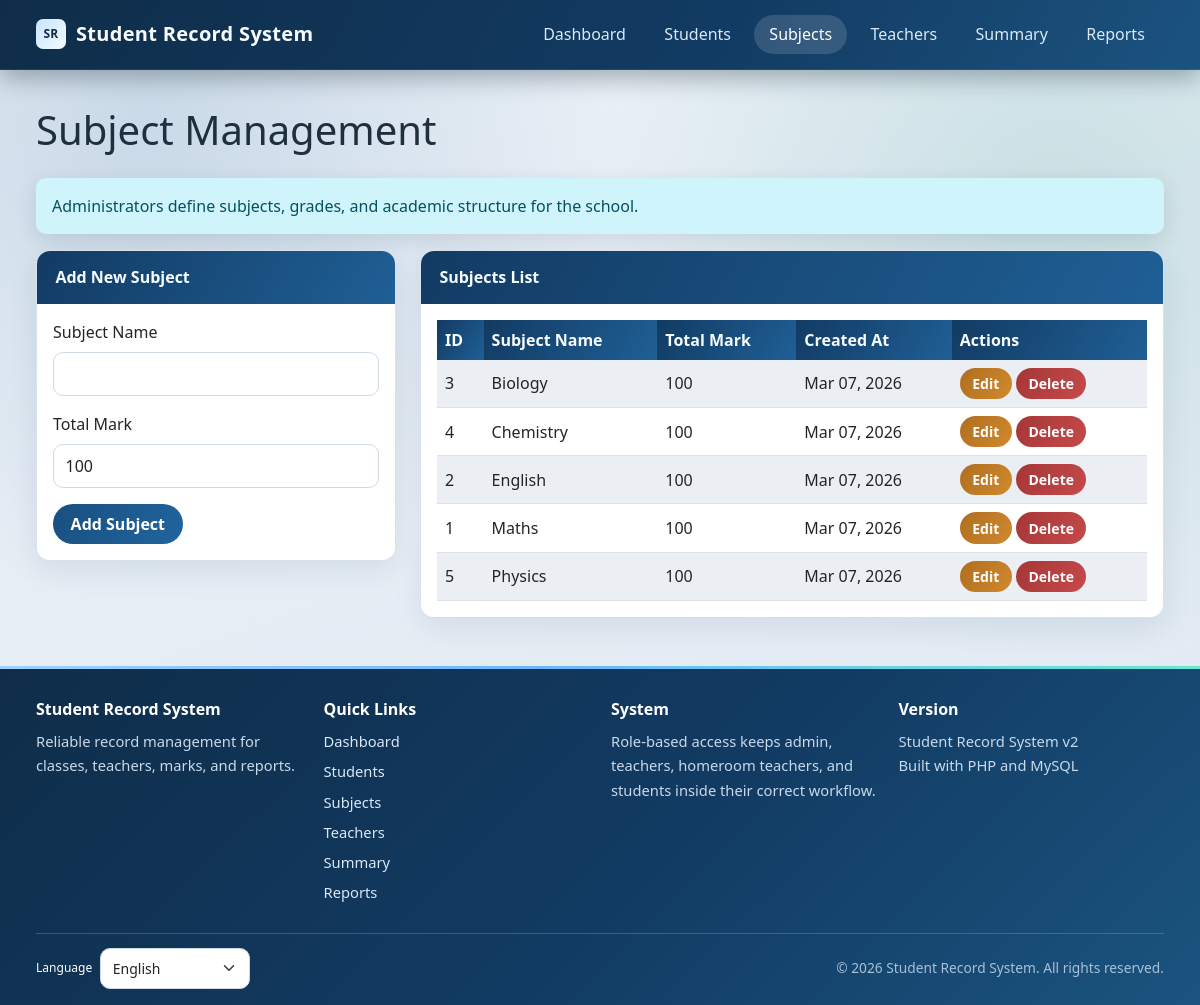
Page /pages/subjects.php (signed in) on the committed database.
### tables this page shows
CREATE TABLE IF NOT EXISTS subjects (
    subject_id INT AUTO_INCREMENT PRIMARY KEY,
    subject_name VARCHAR(100) NOT NULL,
    total_mark INT NOT NULL DEFAULT 100,
    created_at TIMESTAMP DEFAULT CURRENT_TIMESTAMP
);

### auth/auth_helper.php (called while the page is built, shortened)
<?php
require_once __DIR__ . '/../config/localization.php';
function hasRole($role) {
    return isset($_SESSION['role']) && $_SESSION['role'] === $role;
}
function isAdmin() {
    return hasRole('admin');
}
function isTeacher() {
    return hasRole('teacher');
}
function isStudent() {
    return hasRole('student');
}
function canViewStudentDirectory() {
    return isAdmin() || isTeacher();
}
function canAccessStudentRecords() {
    return canViewStudentDirectory();
}
function canManageSubjects() {
    return isAdmin();
}
function canViewOwnAcademicRecords() {
    return isStudent();
}
function canGenerateSchoolReports() {
    return isAdmin();
}
function canCompileFinalResults() {
    return isAdmin() || isHomeroomTeacher();
}
function canGenerateStudentReports() {
    return canGenerateSchoolReports() || isHomeroomTeacher();
}
function canViewStudentReports() {
    return canGenerateStudentReports() || canViewOwnAcademicRecords();
}
function canAccessSummary() {
    return canCompileFinalResults();
}
function getCsrfToken() {
    return $_SESSION['csrf_token'];
}
?>

### pages/subjects.php (the view, shortened to what this page needs)
<?php
require_once '../auth/auth_helper.php';
$db = new Database();
$conn = $db->getConnection();
$is_admin = canManageSubjects();
$is_teacher = hasRole('teacher');
$session_teacher_id = $is_teacher ? (int)($_SESSION['teacher_id'] ?? 0) : 0;
$edit_subject = null;
if ($is_admin) {
    $subjects = $conn->query('SELECT * FROM subjects ORDER BY subject_name');
} else {
    $subjects = $conn->query("SELECT s.*
                              FROM subjects s
                              INNER JOIN teacher_subjects ts ON ts.subject_id = s.subject_id
                              WHERE ts.teacher_id = $session_teacher_id
                              ORDER BY s.subject_name");
}
$page_title = $is_admin ? 'Subject Management' : (isHomeroomTeacher() ? 'Homeroom Subject Assignments' : 'My Subject Assignments');
$info_message = $is_admin
    ? 'Administrators define subjects, grades, and academic structure for the school.'
    : 'You can review only the subjects assigned to your teacher account. Only admin can add, update, or delete subject definitions.';
$csrf_token = urlencode(getCsrfToken());
?>
<!DOCTYPE html>
<html lang="<?php echo htmlspecialchars(currentLanguageTag(), ENT_QUOTES, 'UTF-8'); ?>">
<head>
    <link href="https://cdn.jsdelivr.net/npm/bootstrap@5.3.0/dist/css/bootstrap.min.css" rel="stylesheet">
    <link href="../assets/style.css" rel="stylesheet">
</head>
<body>
    <nav class="navbar navbar-expand-lg navbar-dark bg-dark">
        <div class="container">
            <a class="navbar-brand" href="../index.php"><?php echo htmlspecialchars(t('Student Record System'), ENT_QUOTES, 'UTF-8'); ?></a>
            <div class="collapse navbar-collapse" id="navbarNav">
                <ul class="navbar-nav ms-auto">
                    <li class="nav-item">
                        <a class="nav-link" href="../index.php"><?php echo htmlspecialchars(t('Dashboard'), ENT_QUOTES, 'UTF-8'); ?></a>
                    </li>
                    <?php if (canAccessStudentRecords()): ?>
                    <li class="nav-item">
                        <a class="nav-link" href="students.php"><?php echo htmlspecialchars(t('Students'), ENT_QUOTES, 'UTF-8'); ?></a>
                    </li>
                    <?php endif; ?>
                    <li class="nav-item">
                        <a class="nav-link active" href="subjects.php"><?php echo htmlspecialchars(t('Subjects'), ENT_QUOTES, 'UTF-8'); ?></a>
                    </li>
                    <?php if (hasRole('admin')): ?>
                    <li class="nav-item">
                        <a class="nav-link" href="teachers.php"><?php echo htmlspecialchars(t('Teachers'), ENT_QUOTES, 'UTF-8'); ?></a>
                    </li>
                    <?php endif; ?>
                    <?php if (canAccessSummary()): ?>
                    <li class="nav-item">
                        <a class="nav-link" href="summary.php"><?php echo htmlspecialchars(t('Summary'), ENT_QUOTES, 'UTF-8'); ?></a>
                    </li>
                    <?php endif; ?>
                    <?php if (canViewStudentReports()): ?>
                    <li class="nav-item">
                        <a class="nav-link" href="report.php"><?php echo htmlspecialchars(t('Reports'), ENT_QUOTES, 'UTF-8'); ?></a>
                    </li>
                    <?php endif; ?>
                </ul>
            </div>
        </div>
    </nav>
    <div class="container mt-4">
        <div class="row">
            <div class="col-12">
                <h1 class="mb-4"><?php echo htmlspecialchars($page_title, ENT_QUOTES, 'UTF-8'); ?></h1>
            </div>
        </div>
        <?php if ($info_message): ?>
            <div class="alert alert-info" role="alert">
                <?php echo htmlspecialchars($info_message, ENT_QUOTES, 'UTF-8'); ?>
            </div>
        <?php endif; ?>
        <div class="row">
            <?php if ($is_admin): ?>
            <div class="col-md-4">
                <div class="card">
                    <div class="card-header">
                        <?php echo $edit_subject ? 'Edit Subject' : 'Add New Subject'; ?>
                    </div>
                    <div class="card-body">
                        <form method="POST">
                            <div class="mb-3">
                                <label for="subject_name" class="form-label">Subject Name</label>
                                <input type="text" class="form-control" id="subject_name" name="subject_name"
                                       value="<?php echo $edit_subject ? htmlspecialchars($edit_subject['subject_name'], ENT_QUOTES, 'UTF-8') : ''; ?>" required>
                            </div>
                            <div class="mb-3">
                                <label for="total_mark" class="form-label">Total Mark</label>
                                <input type="number" class="form-control" id="total_mark" name="total_mark"
                                       value="<?php echo $edit_subject ? (int)$edit_subject['total_mark'] : 100; ?>"
                                       min="1" max="100" required>
                            </div>
                            <button type="submit" class="btn btn-primary" name="<?php echo $edit_subject ? 'edit_subject' : 'add_subject'; ?>">
                                <?php echo $edit_subject ? 'Update Subject' : 'Add Subject'; ?>
                            </button>
                        </form>
                    </div>
                </div>
            </div>
            <?php endif; ?>
            <div class="<?php echo $is_admin ? 'col-md-8' : 'col-12'; ?>">
                <div class="card">
                    <div class="card-header">
                        <?php echo $is_admin ? 'Subjects List' : 'Assigned Subjects'; ?>
                    </div>
                    <div class="card-body">
                        <div class="table-responsive">
                            <table class="table table-striped">
                                <thead>
                                    <tr>
                                        <th>ID</th>
                                        <th>Subject Name</th>
                                        <th>Total Mark</th>
                                        <th>Created At</th>
                                        <?php if ($is_admin): ?>
                                        <th>Actions</th>
                                        <?php endif; ?>
                                    </tr>
                                </thead>
                                <tbody>
                                    <?php if ($subjects && $subjects->num_rows > 0): ?>
                                        <?php while ($subject = $subjects->fetch_assoc()): ?>
                                            <tr>
                                                <td><?php echo (int)$subject['subject_id']; ?></td>
                                                <td><?php echo htmlspecialchars($subject['subject_name'], ENT_QUOTES, 'UTF-8'); ?></td>
                                                <td><?php echo (int)$subject['total_mark']; ?></td>
                                                <td><?php echo date('M d, Y', strtotime($subject['created_at'])); ?></td>
                                                <?php if ($is_admin): ?>
                                                <td>
                                                    <a href="subjects.php?edit=<?php echo (int)$subject['subject_id']; ?>"
                                                       class="btn btn-sm btn-warning">Edit</a>
                                                    <a href="subjects.php?delete=<?php echo (int)$subject['subject_id']; ?>&csrf_token=<?php echo $csrf_token; ?>"
                                                       class="btn btn-sm btn-danger"
                                                       onclick="return confirm('Are you sure you want to delete this subject? This will also delete all related marks.')">Delete</a>
                                                </td>
                                                <?php endif; ?>
                                            </tr>
                                        <?php endwhile; ?>
                                    <?php endif; ?>
                                </tbody>
                            </table>
                        </div>
                    </div>
                </div>
            </div>
        </div>
    </div>
    <?php
    include __DIR__ . '/../includes/footer.php';
    ?>
</body>
</html>

### rows in the picture
subjects: subject_id "3", subject_name "Biology", total_mark "100", created_at "Mar 07, 2026"
subjects: subject_id "4", subject_name "Chemistry", total_mark "100", created_at "Mar 07, 2026"
subjects: subject_id "2", subject_name "English", total_mark "100", created_at "Mar 07, 2026"
subjects: subject_id "1", subject_name "Maths", total_mark "100", created_at "Mar 07, 2026"
subjects: subject_id "5", subject_name "Physics", total_mark "100", created_at "Mar 07, 2026"

### other values in the picture
t('Student Record System') "Student Record System"
t('Dashboard') "Dashboard"
t('Students') "Students"
t('Subjects') "Subjects"
t('Teachers') "Teachers"
t('Summary') "Summary"
t('Reports') "Reports"
$page_title "Subject Management"
$info_message "Administrators define subjects, grades, and academic structure for the school."
t('Quick Links') "Quick Links"
t('System') "System"
t('Version') "Version"
t('Built with PHP and MySQL') "Built with PHP and MySQL"
t('Language') "Language"
t('All rights reserved.') "All rights reserved."
